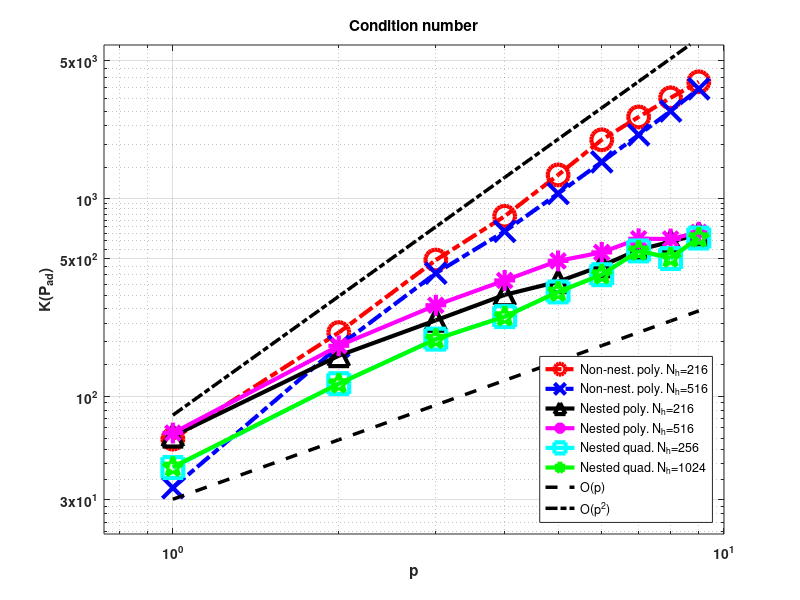
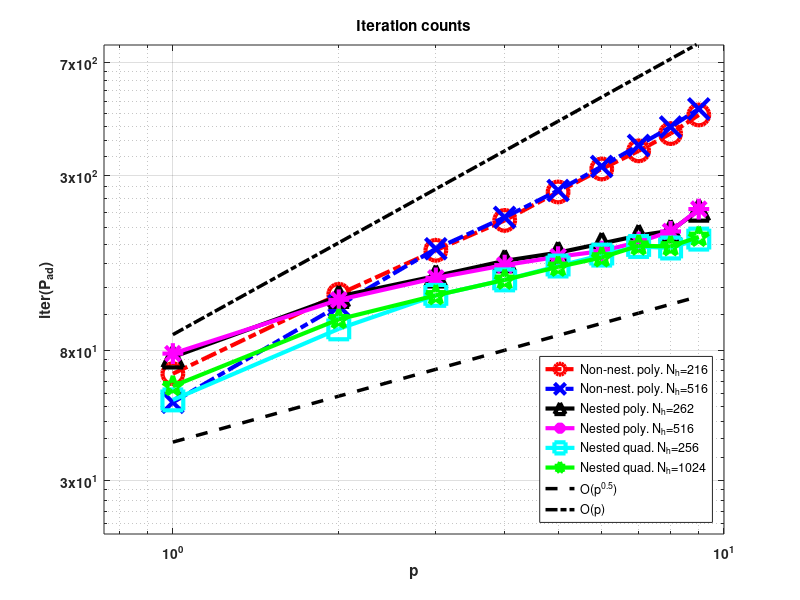

Recreate these plots in MATLAB, in order.
close all;
linewidth = 3;
markersize = 5;
marker = 'ox^*sp'; marker = [marker, marker];
colors = 'rbkmcg'; colors = [colors, colors];
id = 0;

plot_nested = 1;
plot_non_nested = 1;

x = 1:9;
axis_vect_cond = [x(1)-0.25 10 20 6*10^3]; yticks_vec_cond = [30 100 500 1000 5000];
axis_vect_iter = [x(1)-0.25 10 20 8*10^2]; yticks_vec_iter = [30 80 300 700];

C_p1_c = 30;
C_p2 = 80;

C_p05 = 40;
C_p1_i = 90;

%% CONDITION NUMBER
%%%%%%%%%%%%%%%%%%%%%%%%%%%%%%
%   PLOT CONDITION NUMBERS   %
%%%%%%%%%%%%%%%%%%%%%%%%%%%%%%
x = 1:9;

if plot_non_nested
    
    %NON NESTED 262vs17
    % id = id + 1;
    % line = [colors(id),marker(id),'--'];
    % cond = [158.4495 412.0293 875.4619 1555.308 2278.6017 3170.8677 4142.9754 5163.978 6992.0863];
    % loglog(x,cond,line,'LineWidth',3,'MarkerSize',15); hold on;
    % legendInfo{id} = ['Non-nest. poly. N_h=216 N_H=17'];
    
    %NON NESTED Tau_h=262 vs Tau_H=18 where Tau_H=18 is Voronoi
    id = id + 1;
    line = [colors(id),marker(id),'-.'];
    cond = [60.5186 209.6212 488.3035 813.926 1317.8976 1985.7064 2592.3762 3238.7525 3905.5234];
    loglog(x,cond,line,'LineWidth',3,'MarkerSize',15); hold on;
    legendInfo{id} = ['Non-nest. poly. N_h=216'];
    
    %NON NESTED Tau_h=516 vs Tau_H=32
    % id = id + 1;
    % line = [colors(id),marker(id),'-.'];
    % cond = [95.961 477.4693 1012.1561 1726.5552 2569.7184 3445.2898 4426.0296 5622.9991 6859.0039];
    % loglog(x,cond,line,'LineWidth',3,'MarkerSize',15); hold on;
    % legendInfo{id} = ['Non-nest. poly. N_h=516 N_H=32'];
    
    %NON NESTED Tau_h=262 vs Tau_H=4, where Tau_H=4 is Voronoi
    % id = 1;
    % line = [colors(id),marker(id),'-.'];
    % cond = [128.1817 350.9397 670.6553 1107.3387 1593.6165 2146.4288 2678.2044 3284.5908 3337.483];
    % loglog(x,cond,line,'LineWidth',3,'MarkerSize',15); hold on;
    % legendInfo{id} = ['Non-nest. poly. N_h=216 N_H=4'];
    
    %NON NESTED Tau_h=516 vs Tau_H=16, where Tau_H=16 is Voronoi
    %id = id + 1;
    %line = [colors(id),marker(id),'-.'];
    %cond = [87.3992 312.8201 684.5727 1136.5796 1571.4078 2101.9069 2571.4514 3083.6588 3869.5449];
    %loglog(x,cond,line,'LineWidth',3,'MarkerSize',15); hold on;
    %legendInfo{id} = ['Non-nest. poly. N_h=516'];
    
    %NON NESTED Tau_h=516 vs Tau_H=64, where Tau_H=64 is Voronoi
    id = id + 1;
    line = [colors(id),marker(id),'-.'];
    cond = [34.3035 178.7451 418.7812 682.6494 1060.6766 1534.0321 2101.8662 2776.7924 3597.7841];
    loglog(x,cond,line,'LineWidth',3,'MarkerSize',15); hold on;
    legendInfo{id} = ['Non-nest. poly. N_h=516'];
end


if plot_nested
    %NESTED Tau_h=262 vs Tau_H=17
    id = id + 1;
    line = [colors(id),marker(id),'-'];
    cond = [62.641 160.0706 241.8657 325.4846 379.2382 456.2464 551.1343 603.7709 661.4906];
    loglog(x,cond,line,'LineWidth',3,'MarkerSize',15); hold on;
    legendInfo{id} = ['Nested poly. N_h=216'];
    
    %NESTED Tau_h=516 vs Tau_H=34
    id = id + 1;
    line = [colors(id),marker(id),'-'];
    cond = [64.9171 179.6452 288.2962 385.0758 483.7439 533.9126 625.9311 624.4185 675.1565];
    loglog(x,cond,line,'LineWidth',3,'MarkerSize',15); hold on;
    legendInfo{id} = ['Nested poly. N_h=516'];
    
    %NESTED QUADRILATERAL Tau_h=256 vs Tau_H=64
    id = id + 1;
    line = [colors(id),marker(id),'-'];
    cond = [43.4183 115.4801 194.2126 252.5511 336.7532 411.7016 543.2502 496.9999 631.2337];
    loglog(x,cond,line,'LineWidth',3,'MarkerSize',15); hold on;
    legendInfo{id} = ['Nested quad. N_h=256'];
    
    %NESTED QUADRILATERAL Tau_h=1024 vs Tau_H=64
    id = id + 1;
    line = [colors(id),marker(id),'-'];
    cond = [43.6818 115.4801 194.2126 252.5511 336.7532 411.7016 543.2502 501.3266 633.7908];
    loglog(x,cond,line,'LineWidth',3,'MarkerSize',15); hold on;
    legendInfo{id} = ['Nested quad. N_h=1024'];
end

id = id + 1;
loglog(x,C_p1_c*x,'k--','LineWidth',2.5);
legendInfo{id} = ['O(p)'];

id = id + 1;
loglog(x,C_p2*x.^2,'k-.','LineWidth',2.5);
legendInfo{id} = ['O(p^2)'];

grid on;
LEG = legend(legendInfo,'Location','SouthEast'); clear legendInfo;
XLA = xlabel('p');
YLA = ylabel('K(P_{ad})');
TIT = title('Condition number');
set(gca,'fontsize',10,'fontweight','bold');
axis(axis_vect_cond);
yticks(yticks_vec_cond);

%% ITERATION
%%%%%%%%%%%%%%%%%%%%%%%%%%%%%%
%   PLOT ITERATION COUNTS    %
%%%%%%%%%%%%%%%%%%%%%%%%%%%%%%
figure;
id = 0;
x = 1:9;

if plot_non_nested
    %NON NESTED Tau_h=262 vs Tau_H=17
    % id = id + 1;
    % line = [colors(id),marker(id),'-.'];
    % iter = [97 174 236 310 373 431 484 540 701];
    % loglog(x,iter,line,'LineWidth',3,'MarkerSize',15); hold on;
    % legendInfo{id} = ['Non-nest. poly. N_h=262'];
    
    %NON NESTED Tau_h=262 vs Tau_H=18 where Tau_H=18 is Voronoi
    id = id + 1;
    line = [colors(id),marker(id),'-.'];
    iter = [67 122 170 213 264 314 360 410 472];
    loglog(x,iter,line,'LineWidth',3,'MarkerSize',15); hold on;
    legendInfo{id} = ['Non-nest. poly. N_h=216'];
    
    %NON NESTED Tau_h=516 vs Tau_H=32
    % id = id + 1;
    % line = [colors(id),marker(id),'-.'];
    % iter = [107 198 292 372 439 515 590 669 781];
    % loglog(x,iter,line,'LineWidth',3,'MarkerSize',15); hold on;
    % legendInfo{id} = ['Non-nest. poly. N_h=516'];
    
    
    %NON NESTED Tau_h=262 vs Tau_H=4, where Tau_H=4 is Voronoi
    % id = id + 1;
    % line = [colors(id),marker(id),'-.'];
    % iter = [98 181 236 283 327 367 406 457 602];
    % loglog(x,iter,line,'LineWidth',3,'MarkerSize',15); hold on;
    % legendInfo{id} = ['Non-nest. poly. N_h=216'];
    
    %NON NESTED Tau_h=516 vs Tau_H=16, where Tau_H=16 is Voronoi
    %id = id + 1;
    %line = [colors(id),marker(id),'--.'];
    %iter = [88 151 202 244 277 313 354 391 489];
    %loglog(x,iter,line,'LineWidth',3,'MarkerSize',15); hold on;
    %legendInfo{id} = ['Non-nest. poly. N_h=516'];
    
    %NON NESTED Tau_h=516 vs Tau_H=64, where Tau_H=64 is Voronoi
    id = id + 1;
    line = [colors(id),marker(id),'-.'];
    iter = [54 112 172 218 267 320 375 431 494];
    loglog(x,iter,line,'LineWidth',3,'MarkerSize',15); hold on;
    legendInfo{id} = ['Non-nest. poly. N_h=516'];
end

if plot_nested
    % NESTED Tau_h=262 vs Tau_H=17
    id = id + 1;
    line = [colors(id),marker(id),'-'];
    iter = [76 120 140 157 167 179 190 197 230];
    loglog(x,iter,line,'LineWidth',3,'MarkerSize',15); hold on;
    legendInfo{id} = ['Nested poly. N_h=262'];
    
    % NESTED Tau_h=516 vs Tau_H=34
    id = id + 1;
    line = [colors(id),marker(id),'-'];
    iter = [78 117 138 152 162 169 181 196 232];
    loglog(x,iter,line,'LineWidth',3,'MarkerSize',15); hold on;
    legendInfo{id} = ['Nested poly. N_h=516'];
    
    % NESTED QUADRILATERAL Tau_h=256 vs Tau_H=16
    id = id + 1;
    line = [colors(id),marker(id),'-'];
    iter = [55 94 121 136 151 164 175 173 185];
    loglog(x,iter,line,'LineWidth',3,'MarkerSize',15); hold on;
    legendInfo{id} = ['Nested quad. N_h=256'];
    
    % NESTED QUADRILATERAL Tau_h=1024 vs Tau_H=64
    id = id + 1;
    line = [colors(id),marker(id),'-'];
    cond = [61 101 121 136 150 161 176 175 188];
    loglog(x,cond,line,'LineWidth',3,'MarkerSize',15); hold on;
    legendInfo{id} = ['Nested quad. N_h=1024'];
end

id = id + 1;
loglog(x,C_p05*sqrt(x),'k--','LineWidth',2.5);
legendInfo{id} = ['O(p^{0.5})'];

id = id + 1;
loglog(x,C_p1_i*x,'k-.','LineWidth',2.5);
legendInfo{id} = ['O(p)'];

grid on;
LEG = legend(legendInfo,'Location','SouthEast'); clear legendInfo;
XLA = xlabel('p');
YLA = ylabel('iter(P_{ad})');
TIT = title('Iteration counts');
set(gca,'fontsize',10,'fontweight','bold');
axis(axis_vect_iter);
yticks(yticks_vec_iter);